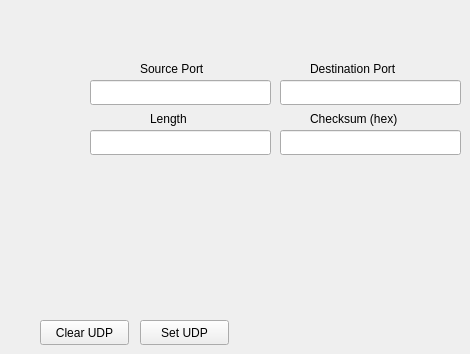
    <widget class="QWidget" name="tab_2">
     <attribute name="title">
      <string>UDP</string>
     </attribute>
     <widget class="QLineEdit" name="SrcUDP">
      <property name="geometry">
       <rect>
        <x>90</x>
        <y>80</y>
        <width>181</width>
        <height>25</height>
       </rect>
      </property>
      <property name="alignment">
       <set>Qt::AlignCenter</set>
      </property>
     </widget>
     <widget class="QLineEdit" name="DestUDP">
      <property name="geometry">
       <rect>
        <x>280</x>
        <y>80</y>
        <width>181</width>
        <height>25</height>
       </rect>
      </property>
      <property name="alignment">
       <set>Qt::AlignCenter</set>
      </property>
     </widget>
     <widget class="QLineEdit" name="lenUDP">
      <property name="geometry">
       <rect>
        <x>90</x>
        <y>130</y>
        <width>181</width>
        <height>25</height>
       </rect>
      </property>
      <property name="alignment">
       <set>Qt::AlignCenter</set>
      </property>
     </widget>
     <widget class="QLineEdit" name="checkUDP">
      <property name="geometry">
       <rect>
        <x>280</x>
        <y>130</y>
        <width>181</width>
        <height>25</height>
       </rect>
      </property>
      <property name="alignment">
       <set>Qt::AlignCenter</set>
      </property>
     </widget>
     <widget class="QLabel" name="label_6">
      <property name="geometry">
       <rect>
        <x>140</x>
        <y>60</y>
        <width>91</width>
        <height>17</height>
       </rect>
      </property>
      <property name="text">
       <string>Source Port</string>
      </property>
     </widget>
     <widget class="QLabel" name="label_7">
      <property name="geometry">
       <rect>
        <x>310</x>
        <y>60</y>
        <width>121</width>
        <height>17</height>
       </rect>
      </property>
      <property name="text">
       <string>Destination Port</string>
      </property>
     </widget>
     <widget class="QLabel" name="label_8">
      <property name="geometry">
       <rect>
        <x>150</x>
        <y>110</y>
        <width>51</width>
        <height>17</height>
       </rect>
      </property>
      <property name="text">
       <string>Length</string>
      </property>
     </widget>
     <widget class="QLabel" name="label_9">
      <property name="geometry">
       <rect>
        <x>310</x>
        <y>110</y>
        <width>111</width>
        <height>17</height>
       </rect>
      </property>
      <property name="text">
       <string>Checksum (hex)</string>
      </property>
     </widget>
     <widget class="QPushButton" name="clearUDP">
      <property name="geometry">
       <rect>
        <x>40</x>
        <y>320</y>
        <width>89</width>
        <height>25</height>
       </rect>
      </property>
      <property name="text">
       <string>Clear UDP</string>
      </property>
     </widget>
     <widget class="QPushButton" name="setUDP">
      <property name="geometry">
       <rect>
        <x>140</x>
        <y>320</y>
        <width>89</width>
        <height>25</height>
       </rect>
      </property>
      <property name="text">
       <string>Set UDP</string>
      </property>
     </widget>
    </widget>
